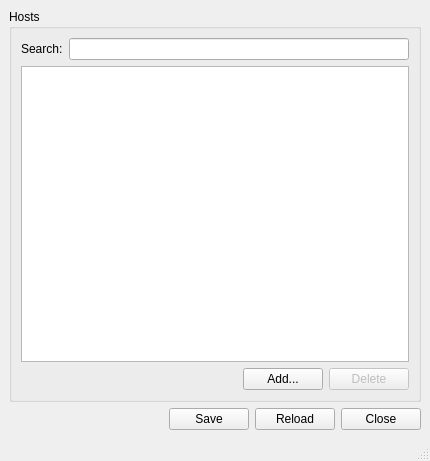
<?xml version="1.0" encoding="UTF-8"?>
<ui version="4.0">
 <class>MainWindow</class>
 <widget class="QMainWindow" name="MainWindow">
  <property name="geometry">
   <rect>
    <x>0</x>
    <y>0</y>
    <width>430</width>
    <height>461</height>
   </rect>
  </property>
  <property name="acceptDrops">
   <bool>false</bool>
  </property>
  <property name="windowTitle">
   <string>Hosts</string>
  </property>
  <property name="locale">
   <locale language="English" country="UnitedStates"/>
  </property>
  <widget class="QWidget" name="centralwidget">
   <layout class="QVBoxLayout" name="verticalLayout">
    <item>
     <widget class="QGroupBox" name="groupBox">
      <property name="title">
       <string>Hosts</string>
      </property>
      <layout class="QVBoxLayout" name="verticalLayout_2">
       <item>
        <layout class="QHBoxLayout" name="horizontalLayout_3">
         <property name="topMargin">
          <number>0</number>
         </property>
         <item>
          <widget class="QLabel" name="label">
           <property name="text">
            <string>Search:</string>
           </property>
          </widget>
         </item>
         <item>
          <widget class="QLineEdit" name="searchLineEdit"/>
         </item>
        </layout>
       </item>
       <item>
        <widget class="QTableView" name="tableView">
         <property name="selectionBehavior">
          <enum>QAbstractItemView::SelectionBehavior::SelectRows</enum>
         </property>
         <property name="sortingEnabled">
          <bool>false</bool>
         </property>
         <attribute name="horizontalHeaderStretchLastSection">
          <bool>true</bool>
         </attribute>
        </widget>
       </item>
       <item>
        <layout class="QHBoxLayout" name="horizontalLayout_2">
         <item>
          <spacer name="horizontalSpacer_2">
           <property name="orientation">
            <enum>Qt::Orientation::Horizontal</enum>
           </property>
           <property name="sizeHint" stdset="0">
            <size>
             <width>40</width>
             <height>20</height>
            </size>
           </property>
          </spacer>
         </item>
         <item>
          <widget class="QPushButton" name="addButton">
           <property name="text">
            <string>Add...</string>
           </property>
          </widget>
         </item>
         <item>
          <widget class="QPushButton" name="deleteButton">
           <property name="enabled">
            <bool>false</bool>
           </property>
           <property name="text">
            <string>Delete</string>
           </property>
          </widget>
         </item>
        </layout>
       </item>
      </layout>
     </widget>
    </item>
    <item>
     <layout class="QHBoxLayout" name="horizontalLayout">
      <item>
       <spacer name="horizontalSpacer">
        <property name="orientation">
         <enum>Qt::Orientation::Horizontal</enum>
        </property>
        <property name="sizeHint" stdset="0">
         <size>
          <width>40</width>
          <height>20</height>
         </size>
        </property>
       </spacer>
      </item>
      <item>
       <widget class="QPushButton" name="saveButton">
        <property name="text">
         <string>Save</string>
        </property>
        <property name="icon">
         <iconset resource="resources.qrc">
          <normaloff>:/icons/icons/UAC.png</normaloff>:/icons/icons/UAC.png</iconset>
        </property>
       </widget>
      </item>
      <item>
       <widget class="QPushButton" name="reloadButton">
        <property name="text">
         <string>Reload</string>
        </property>
       </widget>
      </item>
      <item>
       <widget class="QPushButton" name="closeButton">
        <property name="text">
         <string>Close</string>
        </property>
       </widget>
      </item>
     </layout>
    </item>
   </layout>
  </widget>
  <widget class="QStatusBar" name="statusBar">
   <property name="enabled">
    <bool>true</bool>
   </property>
  </widget>
 </widget>
 <resources>
  <include location="resources.qrc"/>
 </resources>
 <connections/>
</ui>
